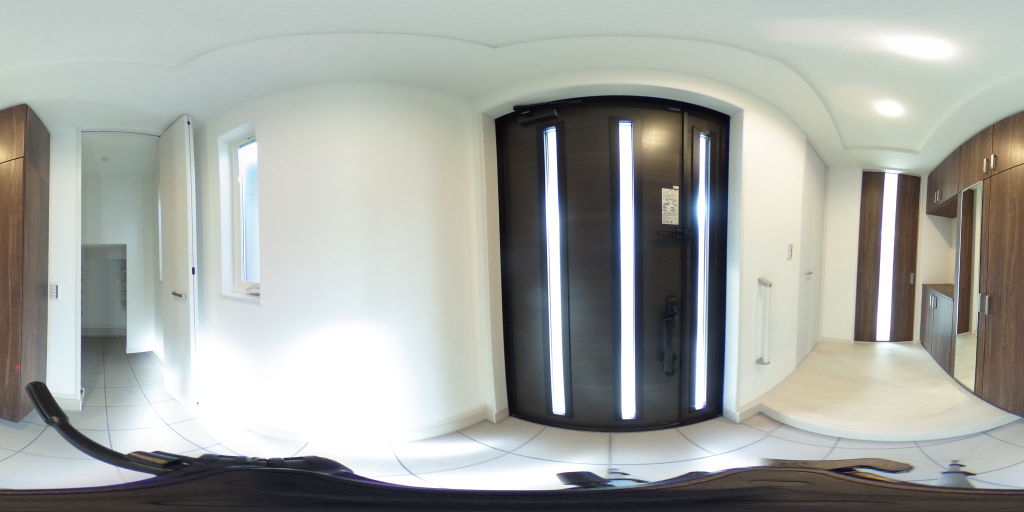
#> input picture imgdata/2048x1024.jpg, 2048 x 1024 px (shown at 1/2 size)
$ jupyter execute --allow-errors 'panorama_user_eventヒートマップ-type5.ipynb'   (shell and % lines are left out)
#> lines starting #> are read from the running program, lines starting #| are printed output that depends on the picture
[cell 1]
# -*- coding:utf-8 -*-
import sys
import csv
import math
import datetime

import seaborn as sns
import pandas as pd
import numpy as np
import matplotlib as mpl
import matplotlib.pyplot as plt
import pickle

import cv2
from PIL import Image

import os

import tdclient
import pandas_td as td

import google.cloud.storage
from google.cloud import storage

[cell 2]
#メソッド

#座標補正メソッド
# [27 lines left out: function corrected_data, not called in this run]

#余白削除メソッド
def margin_cut(file_name='./hm.jpg',output_name='./hm_edge.png'):
    filename = file_name #'./image_3453421.jpg'
    img = cv2.imread(filename)
    img2 = cv2.imread(filename)

    # Grayscale に変換
    img_gs = cv2.cvtColor(img, cv2.COLOR_BGR2GRAY)

    # 2 値化
    ret, thresh = cv2.threshold(img_gs, 250, 255, cv2.THRESH_BINARY)

    # 輪郭を取得
    contours, hierarchy = cv2.findContours(thresh, cv2.RETR_TREE, cv2.CHAIN_APPROX_SIMPLE)

    # i = 1 は画像全体の外枠になるのでカウントに入れない
    x1 = []
    y1 = []
    x2 = []
    y2 = []
    for i in range(1, len(contours)):
        # ret の中身は (x, y, w, h)
        ret = cv2.boundingRect(contours[i])
        x1.append(ret[0])
        y1.append(ret[1])
        x2.append(ret[0] + ret[2])
        y2.append(ret[1] + ret[3])

    x1_min = min(x1)
    y1_min = min(y1)
    x2_max = max(x2)
    y2_max = max(y2)

    # 枠取りをした結果を表示
    #cv2.rectangle(img, (x1_min, y1_min), (x2_max, y2_max), (0, 255, 0), 2)
    #cv2.imwrite('cropped_edge_rectangle.jpg', img)

    # ギリギリで切り出し
    crop_img = img2[y1_min:y2_max, x1_min:x2_max]
    cv2.imwrite(output_name, crop_img)

#GCSからの画像データダウンロード
# [33 lines left out: functions download_blob, sql_selecter, not called in this run]

#ヒートマップデータ作成
def data_maker(*axis_data_lst):
    lst_2d = [] #ヒートマップデータ配列
    x_ranges = [] #x軸bin範囲配列
    x_cnt = [] #x軸bin配列

    #x軸範囲設定
    i = 0
    for x in range(0,360,18):
        x_cnt.append(i)
        x_ranges.append(x)
        i += 1

    #x軸データ管理配列設定
    x_length = len(x_cnt)

    #x:yデータ集計
    for i in range(0,180,10):
        x_lst = [0] * x_length #x_lstを0初期化
        for xy in  axis_data_lst:
            x = xy[0]
            if x >= i and x < i + 10:
                for cnt, x_range in zip(x_cnt, x_ranges):
                    if xy[1] >= x_range and xy[1] < x_range + 18:
                            x_lst[cnt] += 1
        lst_2d.append(x_lst)
    return lst_2d

#v_max設定
def v_max_set(*lst_2d):
    x_min = 1000
    x_max = 0
    for xs in lst_2d:
        for x in xs:
            if x_max < x:
                x_max = x
            if x_min > x:
                x_min = x

    # vのレンジ幅の設定
    if x_max >= 150:
        v_max = x_max
    elif x_max >= 100:
        v_max = 100
    elif x_max >= 50:
        v_max = 50
    elif x_max >= 25:
        v_max = 15
    elif x_max >= 5:
        v_max = 5
    else:
        v_max = x_max
    return v_max

[cell 3]
#いずれはコマンド入力へ変更
val = 'item_id'
file = '2037861' #item_id
#val = 'media_id'
#file = '15122174'
#media_id = '13106716'

[cell 4]
#TDから直接座標データ吸い取り
print('TDからデータ取り込み開始')
# Initialize query engine
#> (the rest of this cell did not finish here and is left out)

#> (a cell that did not finish here is left out)

#> (a cell that did not finish here is left out)

[cell 7]
#座標補正処理 Ver02
axis_data_lst = []
f_lst = []
idx = 0
#> (the rest of this cell did not finish here and is left out)

[cell 8]
#ヒートマップデータ作成Ver02
lst_2d = data_maker(*axis_data_lst)
print('ヒートマップデータ作成完了')

[cell 9]
# vのレンジ幅の調整
v_max = v_max_set(*lst_2d)
print('vmax:{}'.format(v_max))

[cell 10]
#凡例付きヒートマップ作成
hm_name = "./tmp/hm_org.jpg"
hm_name_sample = "./tmp/hm_org.jpg"
colorbar = True
plt.figure(figsize=(40,16))
#fig, ax = plt.subplots(figsize=(32,16))
plt.tick_params(labelsize=30)
plt.rcParams["font.size"] = 60
sns.heatmap(lst_2d,vmin=0, vmax=v_max)
#sns.heatmap(lst_2d,vmin=0, vmax=5)
plt.savefig(hm_name_sample )
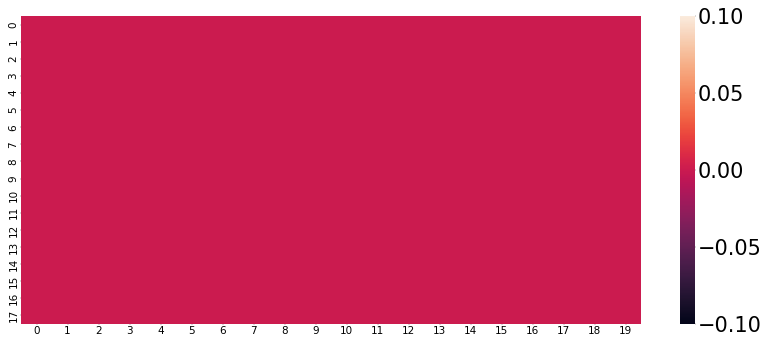
#> figure drawn by matplotlib, 2 panels
print('凡例付きヒートマップ作成完了')

[cell 11]
#合成用ヒートマップ作成
hm_name = "./tmp/hm.jpg" #<- dirをつける
plt.figure(figsize=(32,16))
sns.heatmap(lst_2d,vmin=0, vmax=v_max,yticklabels=False,xticklabels=False,cbar=False)
plt.savefig(hm_name )
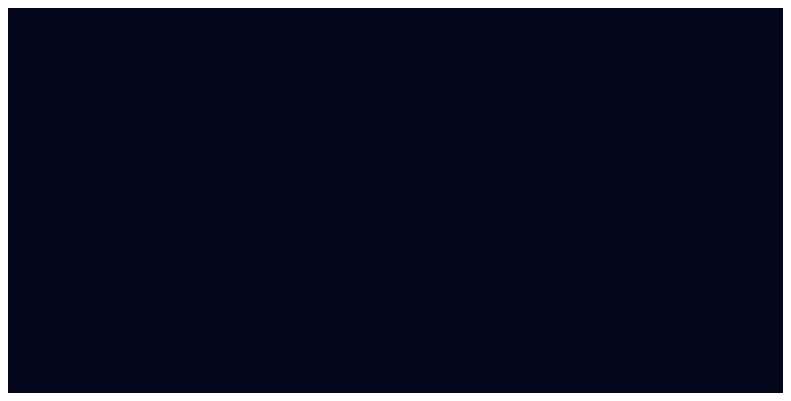
#> figure drawn by matplotlib, 1 panel
print('合成用ヒートマップ作成完了')

[cell 12]
#削除対象
#HM原画サイズ確認
filename = hm_name
img2 = cv2.imread(filename)
#> (the rest of this cell did not finish here and is left out)

[cell 13]
#HM余白削除
outfile = './tmp/hm_edge.jpg'
#outfile = margin_cut(hm_name,outfile)
#> (the rest of this cell did not finish here and is left out)

print('余白削除処理完了')

[cell 14]
#CDSバケット内リスト取得
# [11 lines left out: function list_blobs, not called in this run]

[cell 15]
from google.cloud import storage
import re

os.environ['GOOGLE_APPLICATION_CREDENTIALS'] = '/Users/tani_kyuichiro/nurve-cloud-98b3f-bb7c97f8fb03.json'
bucket_name = 'rent-production'
#> (the rest of this cell did not finish here and is left out)

[cell 16]
#直接画像読み込み
os.environ['GOOGLE_APPLICATION_CREDENTIALS'] = '/Users/tani_kyuichiro/nurve-cloud-98b3f-bb7c97f8fb03.json'

#bucket_name = 'rent-production/medium_items/media/'+media_id
bucket_name = 'rent-production'
#> (the rest of this cell did not finish here and is left out)

[cell 17]
#画像データ読み込み
filename = './imgdata/2048x1024.jpg'
try:
    img = cv2.imread(filename)
#> img is the input picture: shape (1024, 2048, 3); mean B, G, R 162.5, 167.8, 164.6
    height = img.shape[0] # Errorを引っ掛けるためだけの仕掛
#> height = 1024
except  AttributeError:
    print('file not found. {}'.format(filename))

[cell 18]
#削除対象
#item画像サイズ確認
height = img.shape[0]
width = img.shape[1]
#> width = 2048
print('h:{}/w{}'.format(height,width))
#| h:1024/w2048

[cell 19]
#余白除去後HM読み込み
filename = './tmp/hm_edge.jpg' # <- dirをつける
try:
    img2 = cv2.imread(filename)
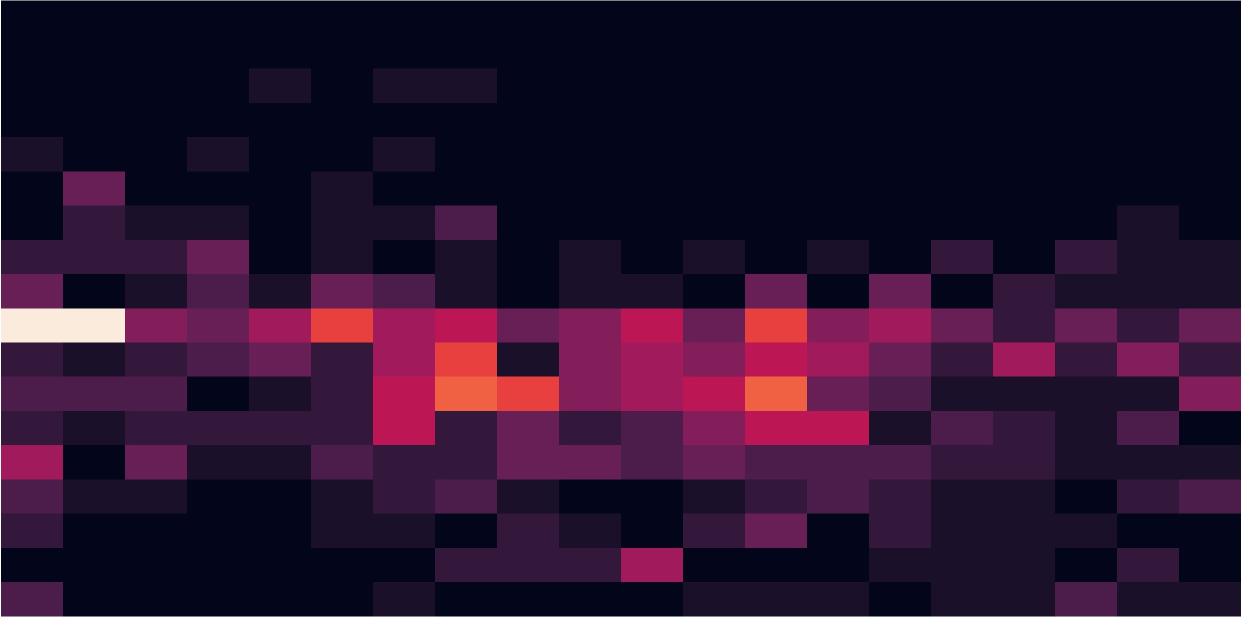
#> input picture tmp/hm_edge.jpg, 2484 x 1234 px (shown at 1/2 size)
#> img2 is the input picture: shape (1234, 2484, 3); mean B, G, R 46, 16.9, 40.5
    height = img2.shape[0] # Errorを引っ掛けるためだけの仕掛
#> height = 1234
except  AttributeError:
    print('file not found.')

[cell 20]
#削除対象
height = img2.shape[0]
width = img2.shape[1]
#> width = 2484
print('h:{}/w{}'.format(height,width))
#| h:1234/w2484

[cell 21]
#削除対象
#画像の表示
plt.imshow(cv2.cvtColor(img, cv2.COLOR_BGR2RGB)) # OpenCV は色がGBR順なのでRGB順に並べ替える
plt.show()

[cell 22]
#削除対象
#filename = 'hm_7306642_edge.jpg'
#img2 = cv2.imread(filename)
plt.imshow(cv2.cvtColor(img2, cv2.COLOR_BGR2RGB)) # OpenCV は色がGBR順なのでRGB順に並べ替える
plt.show()

[cell 23]
#サイズ設定読み込み
height = img2.shape[0]
width = img2.shape[1]
print(img2.shape)
#| (1234, 2484, 3)

[cell 24]
#サイズ調整
img2_1 = cv2.resize(img2 , (int(width*(2048.5/width)), int(height*(1024/height))))
print(img2_1.shape)
#| (1024, 2048, 3)
print('ヒートマップのサイズ調整完了')
#cv2.imwrite('./tmp/hm_edge.jpg', img2_1)

[cell 25]
#img2 = Image.open('hm_edge.jpg')

[cell 26]
#画像合成
blended = cv2.addWeighted(src1=img,alpha=0.6,src2=img2_1,beta=0.4,gamma=0.3)
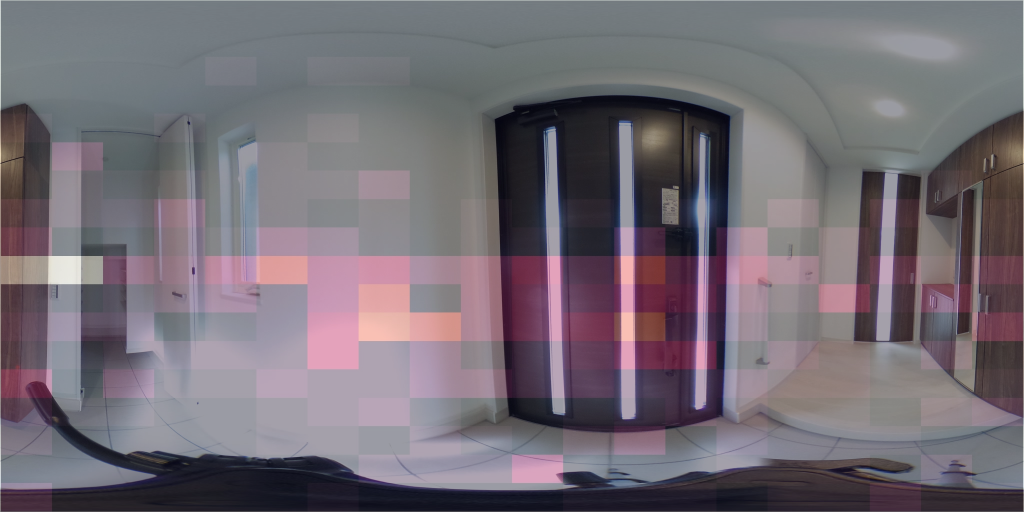
#> blended: shape (1024, 2048, 3) (shown at 1/2 size); mean B, G, R 116.2, 107.8, 115.3
plt.imshow(blended)

[cell 27]
#合成後画像保存
cv2.imwrite('./tmp/blended_test.jpg', blended) # <- dirをつける
print('合成画像作成完了')

#> (a cell that did not finish here is left out)

#> (a cell that did not finish here is left out)

#> (a cell that did not finish here is left out)

[cell 31]
#ブランク画像作成
height = 1024
#> height = 1024
width = 2200
blank = np.zeros((height, width, 3))
blank += 255 #←全ゼロデータに255を足してホワイトにする

cv2.imwrite('./tmp/blank.jpg',blank) # <- dirをつける
print('ベース画像作成完了')

[cell 32]
#凡例付きヒートマップ作成
img0 = cv2.imread('./tmp/blank.jpg') # <- dirをつける
img1 = cv2.imread('./tmp/blended_test.jpg') # <- dirをつける
img2 = cv2.imread('./tmp/colorbar_crop.jpg') # <- dirをつける

img0 = cv2.cvtColor(img0, cv2.COLOR_BGR2RGB)
img1 = cv2.cvtColor(img1, cv2.COLOR_BGR2RGB)
#> (the rest of this cell did not finish here and is left out)
